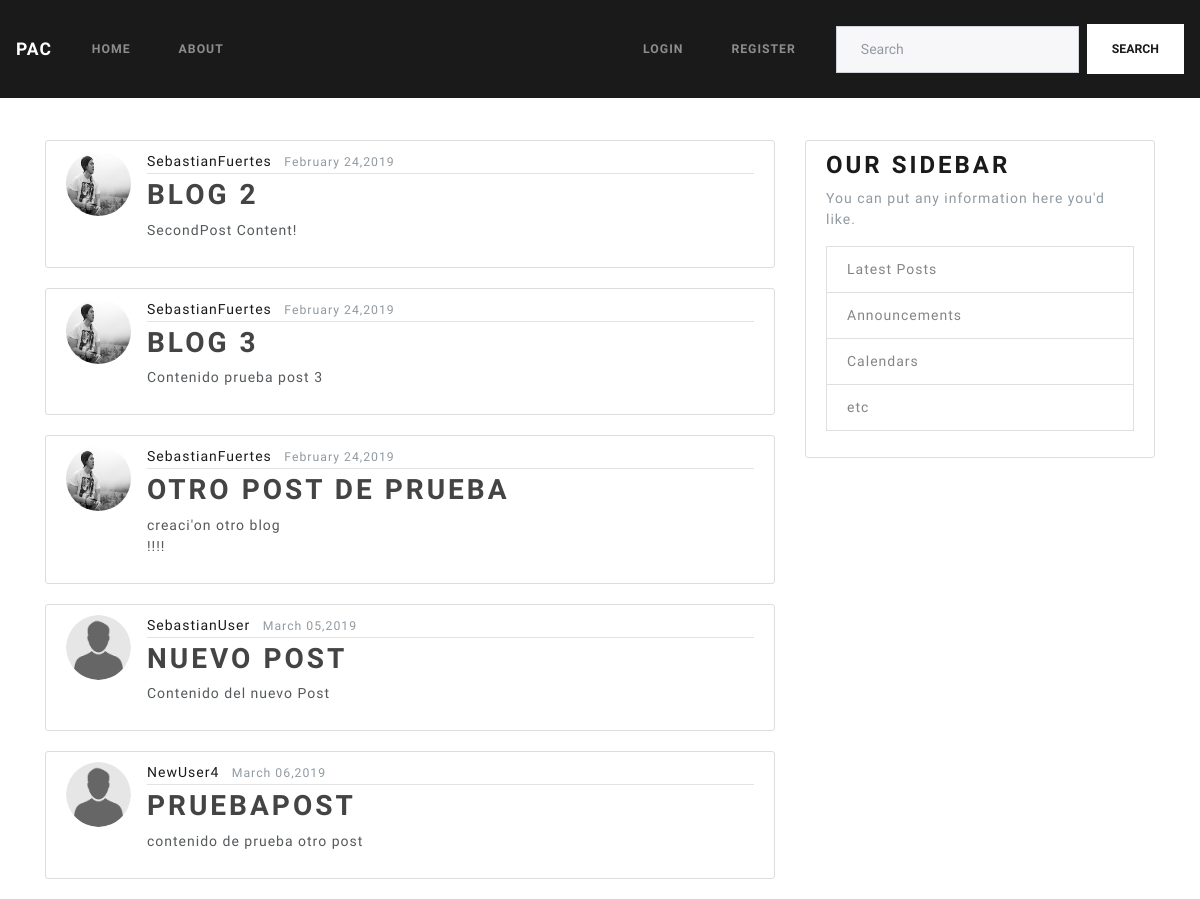
The page / on the database its author committed.
### blog/models.py (models this page shows, shortened)
class Post(models.Model):
    title = models.CharField(max_length=100)
    content = models.TextField()
    date_posted = models.DateTimeField(auto_now_add=True)
    author = models.ForeignKey(User, on_delete=models.CASCADE)

### users/models.py (models this page shows, shortened)
class Profile(models.Model):
    user = models.OneToOneField(User, on_delete=models.CASCADE)
    image = models.ImageField(default='default.jpg', upload_to='profile_pics')

### blog/views.py (the view)
# urls.py: path('', views.home, name='blog-home'),
def home(request):
    context = {
        'posts': Post.objects.all()
    }
    return render(request, 'blog/home.html', context)

### blog/templates/blog/home.html
{% extends "blog/base.html" %}
{% block content %}
{% for post in posts %}
<article class="media content-section">
  <img class="rounded-circle article-img" src="{{ post.author.profile.image.url }}">
  <div class="media-body">
    <div class="article-metadata">
      <a class="mr-2" href="#">{{ post.author }}</a>
      <small class="text-muted">{{ post.date_posted | date:"F d,Y"  }}</small>
    </div>
    <h2>
      <a class="article-title" href="#">{{ post.title }}</a>
    </h2>
    <p class="article-content">{{ post.content }}</p>
  </div>
</article>
{% endfor %}
{% endblock content %}

### blog/templates/blog/base.html (shortened to what this page needs)
{% load static %}
<!DOCTYPE html>
<html>
<head>
  <link rel="stylesheet" type="text/css" href="{% static 'blog/main.css'%}">
  <link rel="stylesheet" href="https://stackpath.bootstrapcdn.com/bootswatch/4.3.1/lux/bootstrap.min.css"
 />
</head>
<body>
  <header class="site-header">
    <nav class="navbar navbar-expand-lg navbar-dark bg-primary">
      <a class="navbar-brand" href="{% url 'blog-home' %}">PAC</a>
      <div class="collapse navbar-collapse" id="navbarColor01">
        <div class="navbar-nav mr-auto">
          <a class="nav-item nav-link" href="{% url 'blog-home' %}">Home</a>
          <a class="nav-item nav-link" href="{% url 'blog-about' %}">About</a>
        </div>
        <div class="navbar-nav">
          {% if user.is_authenticated %}
          <a class="nav-item nav-link" href="{% url 'profile' %}">{{user.username}}</a>
          <a class="nav-item nav-link" href="{% url 'logout' %}">Logout</a>
          {% else%}
          <a class="nav-item nav-link" href="{% url 'login' %}">Login</a>
          <a class="nav-item nav-link" href="{% url 'register' %}">Register</a>
          {% endif%}
        </div>
        <form class="form-inline my-2 my-lg-0">
          <input class="form-control mr-sm-2" type="text" placeholder="Search">
          <button class="btn btn-secondary my-2 my-sm-0" type="submit">Search</button>
        </form>
      </div>
    </nav>
  </header>
  <br>
  <br>
  <main role="main" class="container">
    <div class="row">
      <div class="col-md-8">
        {% block content %}{% endblock %}
      </div>
      <div class="col-md-4">
        <div class="content-section">
          <h3>Our Sidebar</h3>
          <p class='text-muted'>You can put any information here you'd like.
            <ul class="list-group">
              <li class="list-group-item list-group-item-light">Latest Posts</li>
              <li class="list-group-item list-group-item-light">Announcements</li>
              <li class="list-group-item list-group-item-light">Calendars</li>
              <li class="list-group-item list-group-item-light">etc</li>
            </ul>
          </p>
        </div>
      </div>
    </div>
  </main>
</body>
</html>

### blog/static/blog/main.css (style rules this page uses)
body { background: #fafafa; color: #333333; margin-top: 5rem; }
h1, h2, h3, h4, h5, h6 { color: #444444; }
ul { margin: 0; }
.site-header .navbar-nav .nav-link { color: #cbd5db; }
.content-section { background: #ffffff; padding: 10px 20px; border: 1px solid #dddddd; border-radius: 3px; margin-bottom: 20px; }
.article-title { color: #444444; }
.article-content { white-space: pre-line; }
.article-img { height: 65px; width: 65px; margin-right: 16px; }
.article-metadata { padding-bottom: 1px; margin-bottom: 4px; border-bottom: 1px solid #e3e3e3; }

### rows shown on the page
Post: author.profile.image (picture), author "SebastianFuertes", date_posted "February 24,2019", title "BLOG 2", content "SecondPost Content!"
Post: author.profile.image (picture), author "SebastianFuertes", date_posted "February 24,2019", title "BLOG 3", content "Contenido prueba post 3"
Post: author.profile.image (picture), author "SebastianFuertes", date_posted "February 24,2019", title "OTRO POST DE PRUEBA", content "creaci'on otro blog !!!!"
Post: author.profile.image (placeholder picture), author "SebastianUser", date_posted "March 05,2019", title "NUEVO POST", content "Contenido del nuevo Post"
Post: author.profile.image (placeholder picture), author "NewUser4", date_posted "March 06,2019", title "PRUEBAPOST", content "contenido de prueba otro post"
